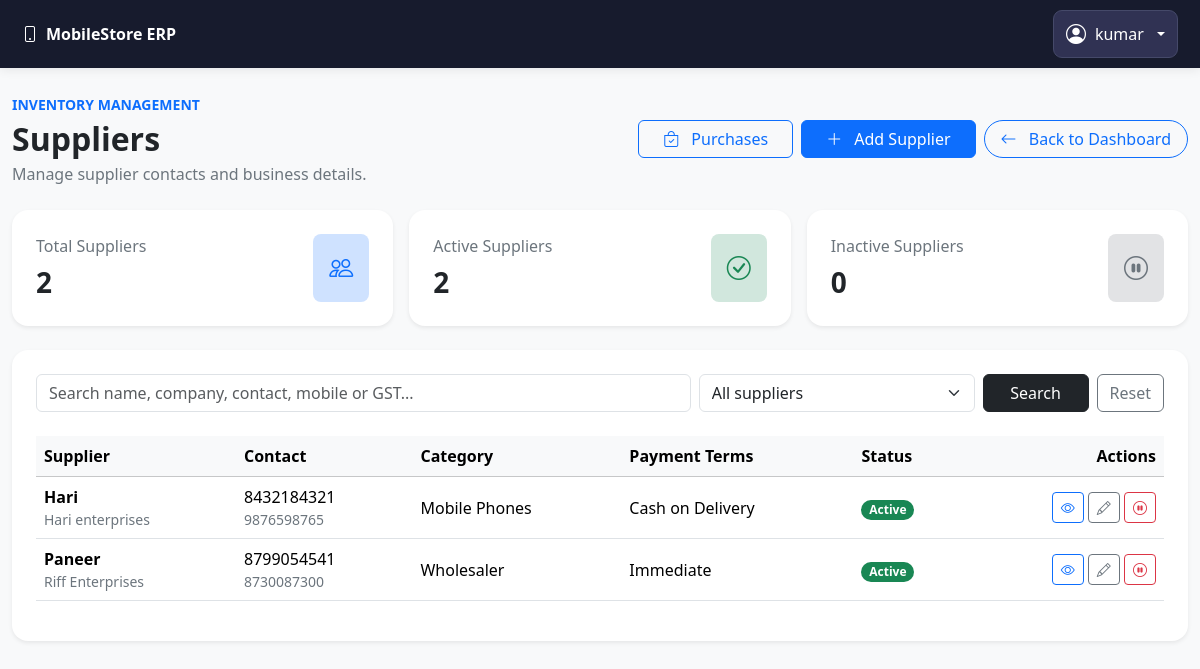
Page /suppliers (signed in) on the committed database.
### models.py (models this page shows, shortened)
class TimestampMixin:
    created_at = db.Column(db.DateTime(timezone=True), default=utc_now, nullable=False)
    updated_at = db.Column(
        db.DateTime(timezone=True), default=utc_now, onupdate=utc_now, nullable=False
    )

class User(UserMixin, TimestampMixin, db.Model):
    __tablename__ = "users"
    id = db.Column(db.Integer, primary_key=True)
    username = db.Column(db.String(80), unique=True, nullable=False, index=True)
    full_name = db.Column(db.String(150), nullable=False)
    password_hash = db.Column(db.String(255), nullable=False)
    role = db.Column(db.String(20), nullable=False, default="cashier")
    is_active = db.Column(db.Boolean, default=True, nullable=False)

class Supplier(TimestampMixin, db.Model):
    __tablename__ = "suppliers"
    id = db.Column(db.Integer, primary_key=True)
    name = db.Column(db.String(150), nullable=False, index=True)
    company_name = db.Column(db.String(150))
    contact_person = db.Column(db.String(100))
    phone = db.Column(db.String(20))
    mobile_number_2 = db.Column(db.String(20))
    email = db.Column(db.String(150))
    address = db.Column(db.Text)
    gst_number = db.Column(db.String(30))
    supplier_category = db.Column(db.String(80))
    payment_terms = db.Column(db.String(50))
    delivery_lead_time = db.Column(db.Integer, default=0)
    notes = db.Column(db.Text)
    is_active = db.Column(
        db.Boolean,
        default=True,
        nullable=False,
    )

### app.py (the view, shortened to what this page needs)
    @app.route("/suppliers")
    @login_required
    def suppliers_list():
        search = request.args.get("search", "").strip()
        status = request.args.get("status", "all").strip().lower()
        query = Supplier.query
        if status == "active":
            query = query.filter(Supplier.is_active.is_(True))
        elif status == "inactive":
            query = query.filter(Supplier.is_active.is_(False))
        suppliers = query.order_by(Supplier.name.asc()).all()
        return render_template(
            "suppliers/list.html",
            suppliers=suppliers,
            search=search,
            status=status,
            total_suppliers=Supplier.query.count(),
            active_suppliers=Supplier.query.filter_by(is_active=True).count(),
            inactive_suppliers=Supplier.query.filter_by(is_active=False).count(),
        )

### templates/Suppliers/List.html (shortened to what this page needs)
{% extends "base.html" %}
{% block content %}
<div class="container-fluid py-4">
<div class="d-flex flex-wrap justify-content-between align-items-center gap-3 mb-4">
    <div>
        <span class="text-primary fw-semibold small">INVENTORY MANAGEMENT</span>
        <h2 class="fw-bold mt-1 mb-1">Suppliers</h2>
        <p class="text-secondary mb-0">
            Manage supplier contacts and business details.
        </p>
    </div>
    <div class="d-flex flex-wrap gap-2">
        <a href="{{ url_for('purchase_list') }}"
           class="btn btn-outline-primary px-4">
            <i class="bi bi-bag-check me-2"></i>
            Purchases
        </a>
        <a href="{{ url_for('supplier_create') }}"
           class="btn btn-primary px-4">
            <i class="bi bi-plus-lg me-2"></i>
            Add Supplier
        </a>
        <a href="{{ url_for('dashboard_page') }}"
       class="btn btn-outline-primary rounded-pill px-3">
        <i class="bi bi-arrow-left me-2"></i>
        Back to Dashboard
    </a>
    </div>
</div>
    <div class="row g-3 mb-4">
        <div class="col-sm-6 col-xl-4">
            <div class="card border-0 shadow-sm rounded-4 h-100">
                <div class="card-body p-4">
                    <div class="d-flex justify-content-between">
                        <div>
                            <p class="text-secondary mb-2">Total Suppliers</p>
                            <h3 class="fw-bold mb-0">{{ total_suppliers }}</h3>
                        </div>
                        <div class="rounded-3 bg-primary-subtle text-primary p-3">
                            <i class="bi bi-people fs-4"></i>
                        </div>
                    </div>
                </div>
            </div>
        </div>
        <div class="col-sm-6 col-xl-4">
            <div class="card border-0 shadow-sm rounded-4 h-100">
                <div class="card-body p-4">
                    <div class="d-flex justify-content-between">
                        <div>
                            <p class="text-secondary mb-2">Active Suppliers</p>
                            <h3 class="fw-bold mb-0">{{ active_suppliers }}</h3>
                        </div>
                        <div class="rounded-3 bg-success-subtle text-success p-3">
                            <i class="bi bi-check-circle fs-4"></i>
                        </div>
                    </div>
                </div>
            </div>
        </div>
        <div class="col-sm-6 col-xl-4">
            <div class="card border-0 shadow-sm rounded-4 h-100">
                <div class="card-body p-4">
                    <div class="d-flex justify-content-between">
                        <div>
                            <p class="text-secondary mb-2">Inactive Suppliers</p>
                            <h3 class="fw-bold mb-0">{{ inactive_suppliers }}</h3>
                        </div>
                        <div class="rounded-3 bg-secondary-subtle text-secondary p-3">
                            <i class="bi bi-pause-circle fs-4"></i>
                        </div>
                    </div>
                </div>
            </div>
        </div>
    </div>
    <div class="card border-0 shadow-sm rounded-4">
        <div class="card-body p-3 p-lg-4">
            <form method="GET" class="row g-2 mb-4">
                <div class="col-lg-7">
                    <input type="search" name="search" class="form-control"
                           value="{{ search }}"
                           placeholder="Search name, company, contact, mobile or GST...">
                </div>
                <div class="col-sm-8 col-lg-3">
                    <select name="status" class="form-select">
                        <option value="all" {% if status == 'all' %}selected{% endif %}>All suppliers</option>
                    </select>
                </div>
                <div class="col-sm-4 col-lg-2 d-flex gap-2">
                    <button type="submit" class="btn btn-dark flex-grow-1">Search</button>
                    <a href="{{ url_for('suppliers_list') }}"
                       class="btn btn-outline-secondary">Reset</a>
                </div>
            </form>
            <div class="table-responsive">
                <table class="table table-hover align-middle">
                    <thead class="table-light">
                        <tr>
                            <th>Supplier</th>
                            <th>Contact</th>
                            <th>Category</th>
                            <th>Payment Terms</th>
                            <th>Status</th>
                            <th class="text-end">Actions</th>
                        </tr>
                    </thead>
                    <tbody>
                    {% for supplier in suppliers %}
                        <tr>
                            <td>
                                <div class="fw-semibold">{{ supplier.name }}</div>
                                <div class="small text-secondary">
                                    {{ supplier.company_name or 'Company not specified' }}
                                </div>
                            </td>
                            <td>
                                <div>{{ supplier.phone or '-' }}</div>
                                {% if supplier.mobile_number_2 %}
                                    <div class="small text-secondary">
                                        {{ supplier.mobile_number_2 }}
                                    </div>
                                {% endif %}
                            </td>
                            <td>{{ supplier.supplier_category or '-' }}</td>
                            <td>{{ supplier.payment_terms or '-' }}</td>
                            <td>
                                {% if supplier.is_active %}
                                    <span class="badge rounded-pill text-bg-success">Active</span>
                                {% else %}
                                    <span class="badge rounded-pill text-bg-secondary">Inactive</span>
                                {% endif %}
                            </td>
                            <td class="text-end text-nowrap">
                                <a href="{{ url_for('supplier_detail', supplier_id=supplier.id) }}"
                                   class="btn btn-sm btn-outline-primary" title="View">
                                    <i class="bi bi-eye"></i>
                                </a>
                                <a href="{{ url_for('supplier_edit', supplier_id=supplier.id) }}"
                                   class="btn btn-sm btn-outline-secondary" title="Edit">
                                    <i class="bi bi-pencil"></i>
                                </a>
                                <form method="POST"
                                      action="{{ url_for('supplier_toggle_status', supplier_id=supplier.id) }}"
                                      class="d-inline"
                                      onsubmit="return confirm('Change this supplier status?');">
                                    {% if supplier.is_active %}
                                        <button class="btn btn-sm btn-outline-danger" title="Deactivate">
                                            <i class="bi bi-pause-circle"></i>
                                        </button>
                                    {% else %}
                                        <button class="btn btn-sm btn-outline-success" title="Activate">
                                            <i class="bi bi-play-circle"></i>
                                        </button>
                                    {% endif %}
                                </form>
                            </td>
                        </tr>
                    {% endfor %}
                    </tbody>
                </table>
            </div>
        </div>
    </div>
</div>
{% endblock %}

### templates/base.html (shortened to what this page needs)
<!DOCTYPE html>
<html lang="en">
<head>
    <link
        href="https://cdn.jsdelivr.net/npm/bootstrap@5.3.3/dist/css/bootstrap.min.css"
        rel="stylesheet">
    <link
        href="https://cdn.jsdelivr.net/npm/bootstrap-icons@1.11.3/font/bootstrap-icons.min.css"
        rel="stylesheet">
</head>
<body class="bg-light">
    {% if current_user.is_authenticated %}
    <nav class="navbar app-navbar">
        <div class="container-fluid px-0">
            <a class="app-brand" href="{{ url_for('dashboard_page') }}">
                <i class="bi bi-phone me-2"></i>MobileStore ERP
            </a>
            <div class="dropdown">
                <button
                    class="btn account-button dropdown-toggle"
                    type="button"
                    id="accountDropdown"
                    data-bs-toggle="dropdown"
                    aria-expanded="false">
                    <i class="bi bi-person-circle fs-5"></i>
                    <span class="account-name">
                        {{ current_user.full_name or current_user.username }}
                    </span>
                </button>
            </div>
        </div>
    </nav>
    {% endif %}
    {% block content %}{% endblock %}
</body>
</html>

### templates/base.html (style rules this page uses)
.app-navbar { background: #171b2d; padding: 10px 22px; box-shadow: 0 2px 10px rgba(0, 0, 0, .08); }
.app-brand { color: #fff; font-weight: 750; text-decoration: none; }
.account-button { display: inline-flex; align-items: center; gap: 9px; padding: 8px 12px; color: #fff; background: #303253; border: 1px solid #454969; border-radius: 9px; }

### rows in the picture
User: full_name "kumar"
Supplier: name "Hari", company_name "Hari enterprises", phone "8432184321", mobile_number_2 "9876598765", supplier_category "Mobile Phones", payment_terms "Cash on Delivery", is_active "Active"
Supplier: name "Paneer", company_name "Riff Enterprises", phone "8799054541", mobile_number_2 "8730087300", supplier_category "Wholesaler", payment_terms "Immediate", is_active "Active"

### other values in the picture
{{ total_suppliers }} "2"
{{ active_suppliers }} "2"
{{ inactive_suppliers }} "0"
